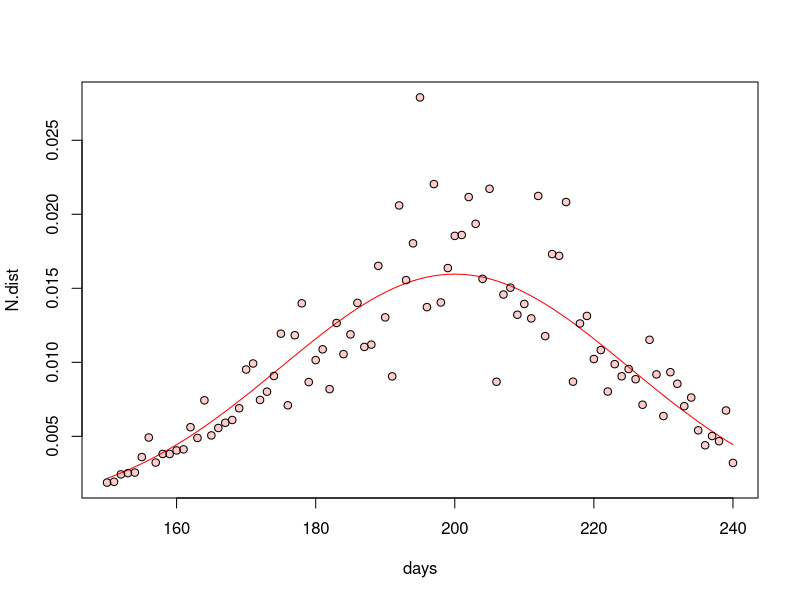

Write R code to recreate this figure. (Note: this script raises an error after producing the figure.)
#==================================================================================================
#Project Name: NCEAS SIZE AT AGE - Generalized Additive Models
#Creator: Curry James Cunningham, NOAA/NMFS, ABL
#Date: 4.19.17
#
#Purpose: Evaluate Changes in Size at Age Using Generalized Additive Mixed Models
#
# 1) Read in data using FishData from throson
#
#
#==================================================================================================
#NOTES:
#  a) 
#
#==================================================================================================


days <- 150:240
n.days <- length(days)



#Distribution parameters
mu <- 200
sd <- 25

proc.sigma <- 0.2


#Parameters for trend across season
int <- 550
slp <- -2

#Generate size trend
size.trend <- int + slp*(days-mean(days))

#Define sampling periods


dates.pds <- matrix(c(160,170,
                      175,180,
                      185,190,
                      200,220), nrow=4, ncol=2, byrow=TRUE)

n.pds <- nrow(dates.pds)

#Samples per period
n.samps <- c(100,100,100,100)

if(length(n.samps)!=n.pds) { stop('#Number of Sampling periods does not equal length of sample sizes') }


#Arrival trend
N.dist <- dnorm(days, mu, sd)
N <- N.dist * rlnorm(n.days, 0-((proc.sigma^2)/2), proc.sigma)


#Plot Arrival and sampling Process
y.lim <- c(min(N.dist,N),max(N.dist,N))
plot(x=days, y=N.dist, type='l', col='red', ylim=y.lim)
points(x=days, y=N, pch=21, bg=rgb(1,0,0,alpha=0.2))

#Plot the blocks
i <- 1
for(i in 1:n.pds) {
  polygon(x=c() , y= )
}

errbar ()

















